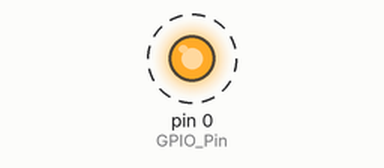
A program run on a simulated Raspberry Pi (wiringPi pin numbers). Shown: output pins drawn as LEDs (lit = HIGH). Dashed ring = blinking. Pin numbers are wiringPi numbers; what the program prints to the terminal is not drawn.

Above: at 0.2 s.
Timing chart, 0 to 3.0 s (numbered marks = the images above):
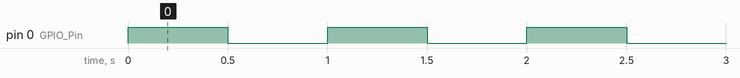

The program:

gpio.py
```python
#/usr/bin/env python3
#coding=utf-8

import wiringpi

GPIO_Pin = 0
OUTPUT = 1
HIGH = 1
LOW = 0

wiringpi.wiringPiSetup()
wiringpi.pinMode(GPIO_Pin,OUTPUT)

while 1:
    print ('Set GPIO_Pin => H')
    wiringpi.digitalWrite(GPIO_Pin,HIGH)
    wiringpi.delay(500)
    print ('Set GPIO_Pin => L')
    wiringpi.digitalWrite(GPIO_Pin,LOW)
    wiringpi.delay(500)
```

Measured:
- by itself, pin 0 (GPIO_Pin): alternates HIGH for 0.50 s and LOW for 0.50 s
